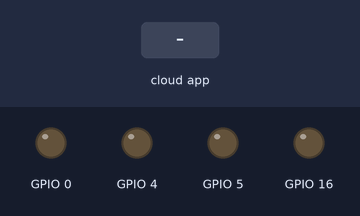
A sketch run on a simulated ESP8266 (NodeMCU). Parts: output pins drawn as LEDs (lit = HIGH). The inputs (shaded band) are chosen by the test bench. WiFi joins after 1.5 s; servers stay silent unless stated; the Firebase database answers and starts empty; what the sketch prints to the serial monitor is not drawn.

Above: at 2.7 s.
2.8 s: the phone or cloud app sets obj1 to 1
At 4.0 s:
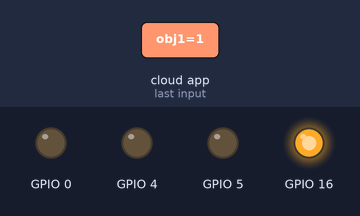
4.3 s: the phone or cloud app sets obj2 to 1
At 6.0 s:
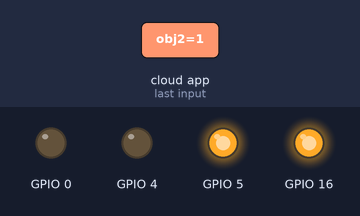
6.3 s: the phone or cloud app sets obj3 to 1
At 7.1 s:
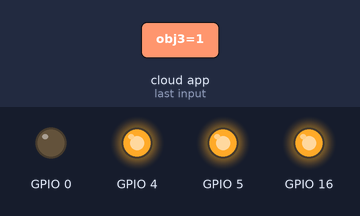
8.2 s: the phone or cloud app sets obj4 to 1
At 9.3 s:
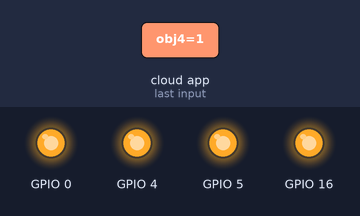
10.2 s: the phone or cloud app sets obj1 to 0
At 11.4 s:
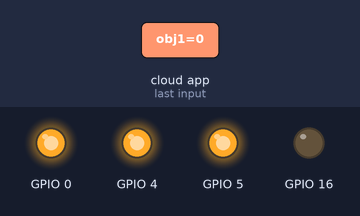
12.1 s: the phone or cloud app sets obj2 to 0
At 13.5 s:
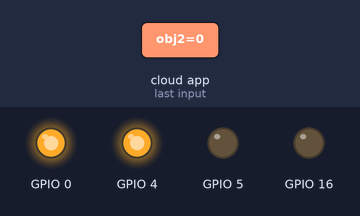
Timing chart, 0 to 15.1 s (numbered marks = the images above; inputs shaded):
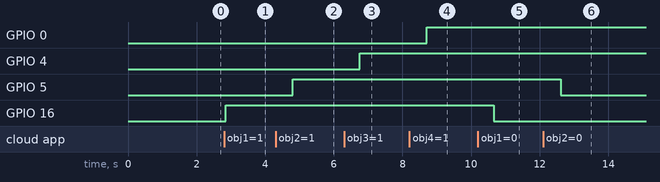

The sketch:

domotica.ino
```cpp
#include <ESP8266WiFi.h>
#include <FirebaseESP8266.h>

#define WIFI_SSID "ARRIS-1502"
#define WIFI_PASSWORD "8B7EE4C8B5044FFE"

#define FIREBASE_HOST "verano-iot.firebaseio.com"

/** The database secret is obsoleted, please use other authentication methods,
 * see examples in the Authentications folder.
*/
#define FIREBASE_AUTH "ELBkqiVNrOHQS7pkfAEzRCFQJ8qgj9XI21prewjy"

//Define FirebaseESP8266 data object
FirebaseData fbdo;
FirebaseData ledData;

void printResult(FirebaseData &data);

void setup() {

 pinMode (16,OUTPUT);
 pinMode (5,OUTPUT);
 pinMode (4,OUTPUT);
 pinMode (0,OUTPUT);

  // connect to wifi.
  WiFi.begin(WIFI_SSID, WIFI_PASSWORD);
  Serial.print("connecting");
  while (WiFi.status() != WL_CONNECTED) {
    Serial.print(".");
    delay(500);
  }
  Serial.println();
  Serial.print("connected: ");
  Serial.println(WiFi.localIP());

  Firebase.begin(FIREBASE_HOST, FIREBASE_AUTH);
  Firebase.reconnectWiFi(true);
}

void loop() {
  if (Firebase.getString(ledData,"objects/obj1")){
    if(ledData.stringData() == "1"){
    digitalWrite(16, 1);
    }else{
    digitalWrite(16, 0);
    }
  }

  if (Firebase.getString(ledData,"objects/obj2")){
    if(ledData.stringData() == "1"){
    digitalWrite(5, 1);
    }else{
    digitalWrite(5, 0);
    }

   if (Firebase.getString(ledData,"objects/obj3")){
    if(ledData.stringData() == "1"){
    digitalWrite(4, 1);
    }else{
    digitalWrite(4, 0);
    }
  }

    if (Firebase.getString(ledData,"objects/obj4")){
    if(ledData.stringData() == "1"){
    digitalWrite(0, 1);
    }else{
    digitalWrite(0, 0);
    }
  }

  }
}
```

Measured:
- after the input at 2.8 s, GPIO 16: LOW → HIGH after 0.05 s
- after the input at 4.3 s, GPIO 5: LOW → HIGH after 0.51 s
- after the input at 6.3 s, GPIO 4: LOW → HIGH after 0.46 s
- after the input at 8.2 s, GPIO 0: LOW → HIGH after 0.51 s
- after the input at 10.2 s, GPIO 16: HIGH → LOW after 0.46 s
- after the input at 12.1 s, GPIO 5: HIGH → LOW after 0.51 s
